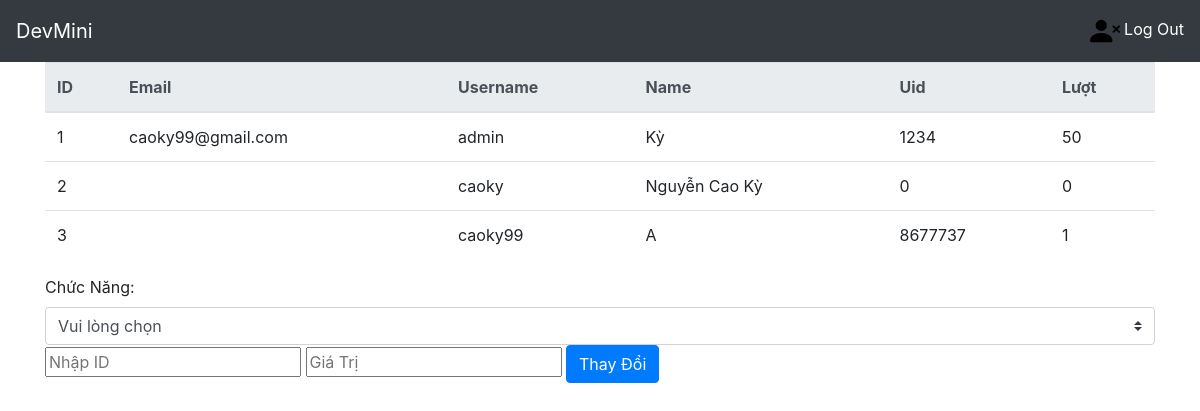
Before: /qtv/ (signed in) with the older database file.
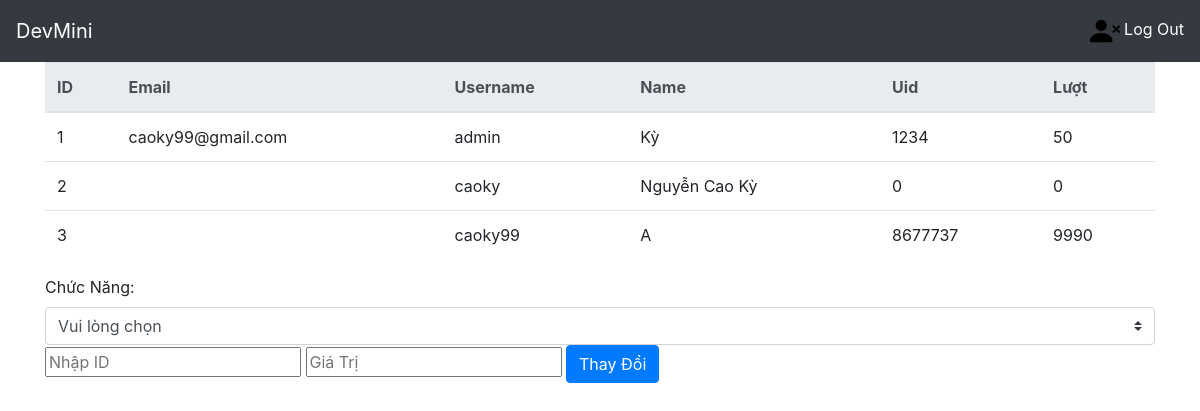
After: the same page with the newer database file.
### home/models.py (models this page shows)
class MyUser(AbstractUser):
    luot=models.IntegerField(default=0)
    name=models.CharField(max_length=100,default="")
    uid=models.IntegerField(default=0)
    isAdmin = models.BooleanField(default=False)
    madonhang=models.IntegerField(default=0)

### home/views.py (the view, shortened to what this page needs)
# urls.py: path('qtv/', views.admin,name="qtv"),
def admin(request):
   form = AdminEdit()
   return render(request, 'pages/admin.html',{'form': form,'MyUser': MyUser.objects.all()})

### home/forms.py (shortened to what this page needs)
class AdminEdit(forms.Form):
    _id = forms.IntegerField()
    name=forms.CharField(max_length=100)
    uid=forms.IntegerField()
    luot=forms.IntegerField()
    username=forms.CharField(max_length=100)
    password=forms.CharField(max_length=100)
    email=forms.CharField(max_length=100)

### home/templates/pages/admin.html (shortened to what this page needs)
{% extends "pages/base.html" %}
{% block menu %}
{% if user.isAdmin %}
<table class="table">
  <thead class="thead-light">
    <tr>
      <th scope="col">ID</th>
      <th scope="col">Email</th>
      <th scope="col">Username</th>
      <th scope="col">Name</th>
      <th scope="col">Uid</th>
      <th scope="col">Lượt</th>
    </tr>
  </thead>
  <tbody>
  {% for name in MyUser %}
    <tr>
      <td>{{name.id}}</td>
      <td>{{name.email}}</td>
      <td>{{name.username}}</td>
      <td>{{name.name}}</td>
      <td>{{name.uid}}</td>
      <td>{{name.luot}}</td>
    </tr>
    {% endfor %}
  </tbody>
</table>
<form action="." method="POST" enctype="multipart/form-data">
	     <div class="class="form-group"">
        <label>Chức Năng:</label>
        <select class="custom-select mr-sm-2" onchange="changeName(this.value)" required>
            <option selected>Vui lòng chọn
            <option value="name">Sửa Tên
        </select>
    </div>
    <input class="id_class" name="_id" onchange="checkNum(this.value)" type="text" class="form-control"  placeholder="Nhập ID" required>
    <input class="text_value" type="text" class="form-control" placeholder="Giá Trị" required>
	<button type="submit" class="btn btn-primary">Thay Đổi</button>
</form>
{% endif %}
{% endblock %}

Changed rows visible on the page:
changed MyUser "caoky99": luot "1" → "9990"
